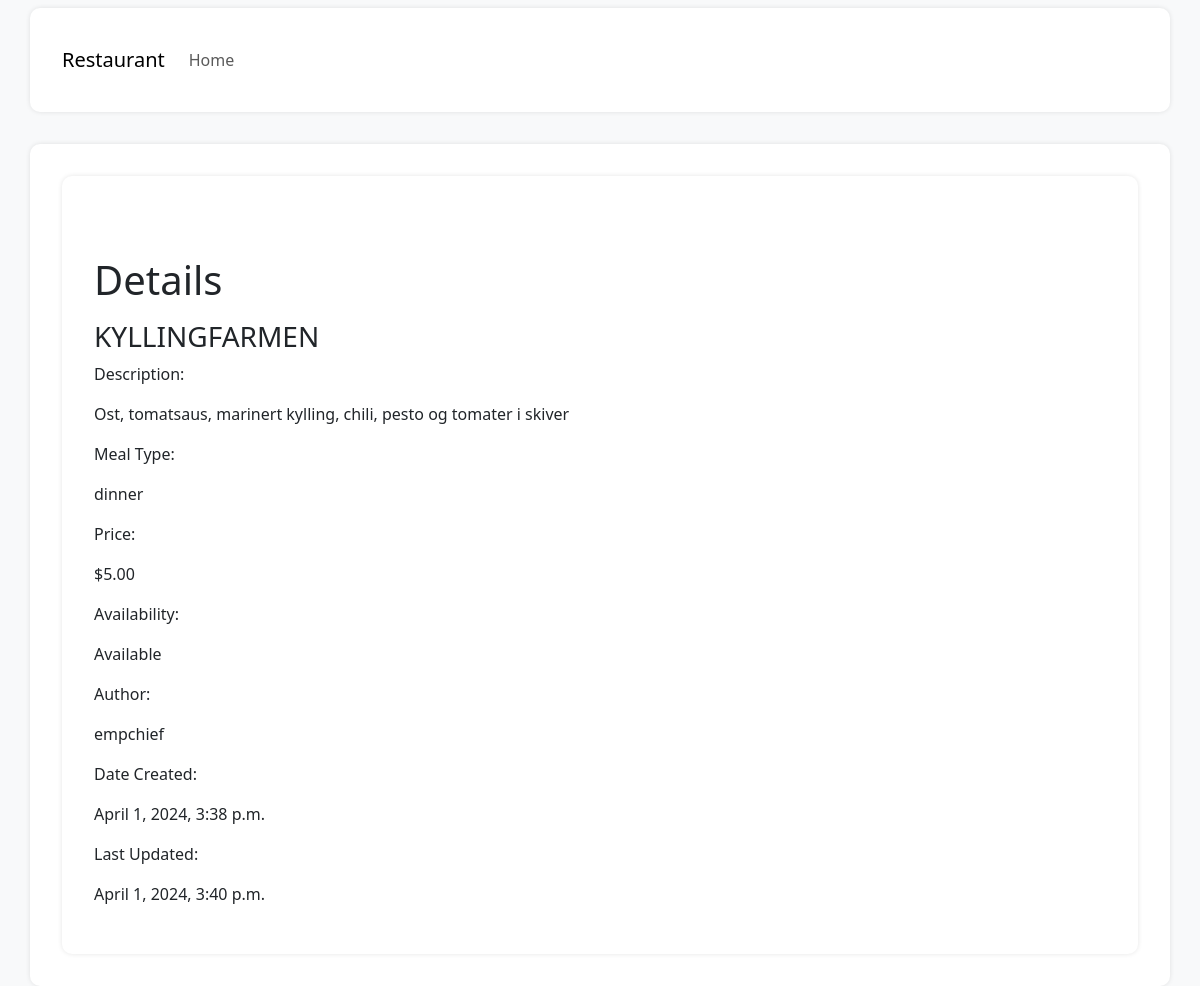
The app's page /dish/2/ with its own data.
### resturant/models.py (models this page shows, shortened)
class Dish(models.Model):
    MEAL_TYPES = (
        ('breakfast', 'Breakfast'),
        ('lunch', 'Lunch'),
        ('dinner', 'Dinner'),
        ('snack', 'Snack'),
        ('other', 'Other'),
    )
    AVAILABILITY_STATUS = (
        (0, 'Available'),
        (1, 'Unavailable'),
    )
    name = models.CharField(max_length=100, unique=True)
    description = models.TextField(blank=True, null=True)
    price = models.DecimalField(decimal_places=2, max_digits=8)
    meal_type = models.CharField(choices=MEAL_TYPES, max_length=10)
    author = models.ForeignKey(User, on_delete=models.PROTECT)
    availability_status = models.PositiveSmallIntegerField(
        choices=AVAILABILITY_STATUS, default=0)
    date_created = models.DateTimeField(auto_now_add=True)
    date_updated = models.DateTimeField(auto_now=True)

### resturant/views.py (the view)
# urls.py: path('dish/<int:pk>/', views.MenuDetail.as_view(), name='dish_detail'),
class MenuDetail(generic.DetailView):
    model = Dish
    template_name = 'resturant/menu_detail.html'

### resturant/templates/resturant/menu_detail.html (shortened to what this page needs)
{% extends 'resturant/base.html' %}
{% block content %}
<div class="container">
    <h1 class="mt-5">Details</h1>
    <div class="dish-details">
        <div class="row">
            <div class="col-md-6">
                <h3>{{ dish.name }}</h3>
                <p class="label">Description:</p>
                <p>{{ dish.description }}</p>
                <p class="label">Meal Type:</p>
                <p>{{ dish.meal_type }}</p>
                <p class="label">Price:</p>
                <p>${{ dish.price }}</p>
                <p class="label">Availability:</p>
                {% if dish.availability_status == 0 %}
                    <p>Available</p>
                {% else %}
                    <p class="unavailable">Unavailable</p>
                {% endif %}
                <p class="label">Author:</p>
                <p>{{ dish.author.username }}</p>
                <p class="label">Date Created:</p>
                <p>{{ dish.date_created }}</p>
                <p class="label">Last Updated:</p>
                <p>{{ dish.date_updated }}</p>
            </div>
        </div>
    </div>
</div>
{% endblock %}

### resturant/templates/resturant/base.html (style rules this page uses)
body { background-color: #f8f9fa; }
.container { padding: 2rem 2rem; background-color: #fff; border-radius: 10px; box-shadow: 0 0 5px rgba(0, 0, 0, 0.1); }
h1 { font-size: 2.5rem; margin-bottom: 1rem; }

### records on screen
Dish: name "KYLLINGFARMEN", description "Ost, tomatsaus, marinert kylling, chili, pesto og tomater i skiver", meal_type "dinner", price "5.00", author.username "empchief", date_created "April 1, 2024, 3:38 p.m.", date_updated "April 1, 2024, 3:40 p.m."
